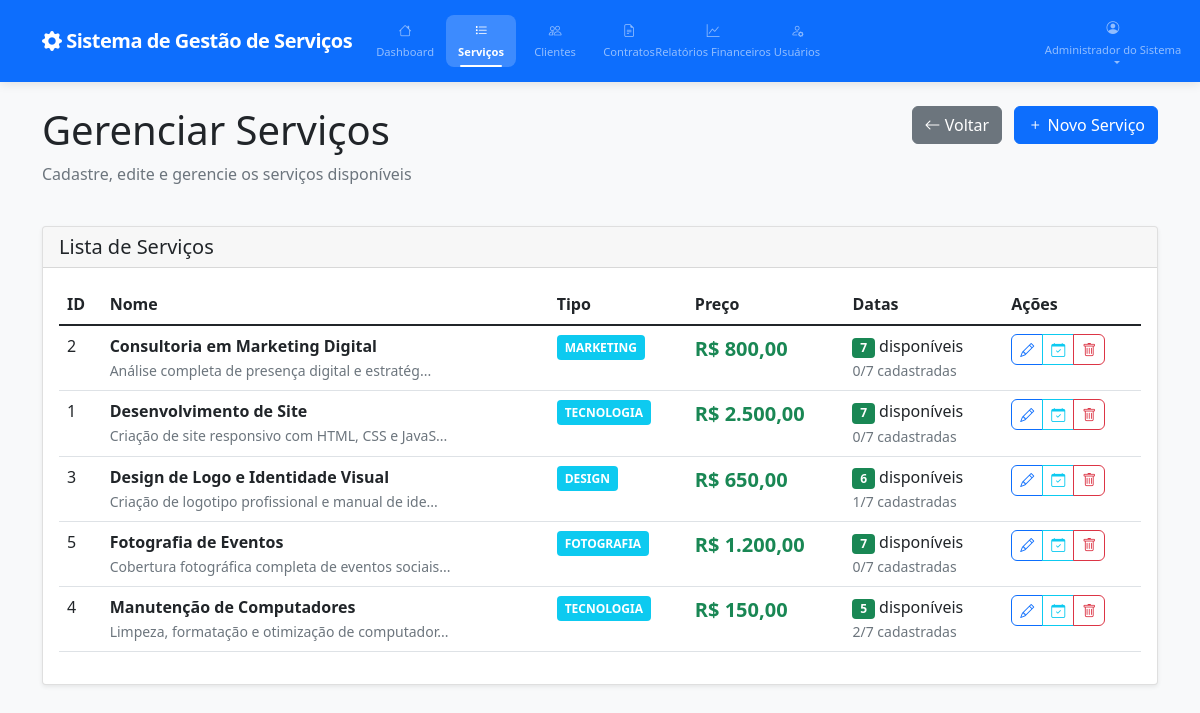
The page /admin/servicos/list.php (signed in) on the database its author committed.
### tables this page shows
CREATE TABLE `servicos` (
    `id` int(11) NOT NULL AUTO_INCREMENT,
    `nome` varchar(100) NOT NULL,
    `tipo` varchar(50) NOT NULL,
    `preco` decimal(10, 2) NOT NULL,
    `descricao` text DEFAULT NULL,
    `ativo` tinyint(1) DEFAULT 1 COMMENT 'Status do serviço',
    `created_at` timestamp DEFAULT CURRENT_TIMESTAMP,
    `updated_at` timestamp DEFAULT CURRENT_TIMESTAMP ON UPDATE CURRENT_TIMESTAMP,
    PRIMARY KEY (`id`)
);

### shared/config/auth.php (called while the page is built, shortened)
<?php
class Auth
{
    public static function getUser(): ?array
    {
        return $_SESSION['user'] ?? null;
    }
}

### shared/config/db.php (called while the page is built, shortened)
<?php
class Database
{
    private static $instance = null;
    private $connection;
    private $host = 'localhost';
    private $database = 'trabalho_web';
    private $username = 'root';
    private $password = '';
    private $charset = 'utf8mb4';
    private $socket = '/Applications/XAMPP/xamppfiles/var/mysql/mysql.sock';
    private function __construct()
    {
        $dsn = "mysql:host={$this->host};dbname={$this->database};charset={$this->charset};unix_socket={$this->socket}";
        $options = [
            PDO::ATTR_ERRMODE => PDO::ERRMODE_EXCEPTION,
            PDO::ATTR_DEFAULT_FETCH_MODE => PDO::FETCH_ASSOC,
            PDO::ATTR_EMULATE_PREPARES => false,
        ];
        try {
            $this->connection = new PDO($dsn, $this->username, $this->password, $options);
        } catch (PDOException $e) {
            error_log("Database connection failed: " . $e->getMessage());
            throw new PDOException("Database connection failed");
        }
    }
    public static function getInstance(): Database
    {
        if (self::$instance === null) {
            self::$instance = new self();
        }
        return self::$instance;
    }
    public function getConnection(): PDO
    {
        return $this->connection;
    }
}

### shared/dao/ServicoDAO.php (called while the page is built, shortened)
<?php
require_once __DIR__ . '/../config/db.php';
class ServicoDAO
{
    private $db;
    public function __construct()
    {
        $this->db = Database::getInstance()->getConnection();
    }
    public function findAll(): array
    {
        try {
            $stmt = $this->db->prepare("
                SELECT s.*, COUNT(dd.id) as total_datas,
                       SUM(CASE WHEN dd.disponivel = 1 THEN 1 ELSE 0 END) as datas_disponiveis
                FROM servicos s
                LEFT JOIN datas_disponiveis dd ON s.id = dd.servico_id
                GROUP BY s.id
                ORDER BY s.nome
            ");
            $stmt->execute();
            return $stmt->fetchAll();
        } catch (PDOException $e) {
            error_log("Error fetching all services: " . $e->getMessage());
            return [];
        }
    }
}

### shared/dao/DataDisponivelDAO.php (called while the page is built, shortened)
<?php
require_once __DIR__ . '/../config/db.php';
class DataDisponivelDAO
{
    private $db;
    public function __construct()
    {
        $this->db = Database::getInstance()->getConnection();
    }
    public function findAvailableByServiceId(int $serviceId): array
    {
        try {
            $stmt = $this->db->prepare("
                SELECT * FROM datas_disponiveis
                WHERE servico_id = ? AND disponivel = 1 AND data >= CURDATE()
                ORDER BY data
            ");
            $stmt->execute([$serviceId]);
            return $stmt->fetchAll();
        } catch (PDOException $e) {
            error_log("Error fetching available dates for service: " . $e->getMessage());
            return [];
        }
    }
}

### admin/servicos/list.php (the view, shortened to what this page needs)
<?php
require_once '../../shared/config/auth.php';
require_once '../../shared/dao/ServicoDAO.php';
require_once '../../shared/dao/DataDisponivelDAO.php';
$servicoDAO = new ServicoDAO();
$dataDAO = new DataDisponivelDAO();
$servicos = $servicoDAO->findAll();
$user = Auth::getUser();
?>
<!DOCTYPE html>
<html lang="pt-BR">
<head>
    <link href="https://cdn.jsdelivr.net/npm/bootstrap@5.1.3/dist/css/bootstrap.min.css" rel="stylesheet">
    <link href="https://cdn.jsdelivr.net/npm/bootstrap-icons@1.8.1/font/bootstrap-icons.css" rel="stylesheet">
    <link rel="stylesheet" href="../../shared/assets/css/style.css">
</head>
<body>
    <nav class="navbar navbar-expand-lg navbar-dark bg-primary">
        <div class="container">
            <a class="navbar-brand" href="../dashboard.php">
                <i class="bi bi-gear-fill"></i> Sistema de Gestão de Serviços
            </a>
            <div class="collapse navbar-collapse" id="navbarNav">
                <ul class="navbar-nav me-auto">
                    <li class="nav-item">
                        <a class="nav-link" href="../dashboard.php">
                            <i class="bi bi-house"></i> Dashboard
                        </a>
                    </li>
                    <li class="nav-item">
                        <a class="nav-link active" href="list.php">
                            <i class="bi bi-list-task"></i> Serviços
                        </a>
                    </li>
                    <li class="nav-item">
                        <a class="nav-link" href="../clientes/list.php">
                            <i class="bi bi-people"></i> Clientes
                        </a>
                    </li>
                    <li class="nav-item">
                        <a class="nav-link" href="../contratacao/listar.php">
                            <i class="bi bi-file-earmark-text"></i> Contratos
                        </a>
                    </li>
                    <li class="nav-item">
                        <a class="nav-link" href="../relatorios/financeiro.php">
                            <i class="bi bi-graph-up"></i> Relatórios Financeiros
                        </a>
                    </li>
                    <li class="nav-item">
                        <a class="nav-link" href="../usuarios/list.php">
                            <i class="bi bi-person-gear"></i> Usuários
                        </a>
                    </li>
                </ul>
                <ul class="navbar-nav">
                    <li class="nav-item dropdown">
                        <a class="nav-link dropdown-toggle" href="#" id="navbarDropdown" role="button" data-bs-toggle="dropdown">
                            <i class="bi bi-person-circle"></i> <?= htmlspecialchars($user['nome']) ?>
                        </a>
                    </li>
                </ul>
            </div>
        </div>
    </nav>
    <div class="container mt-4">
        <div class="row mb-4">
            <div class="col-md-6">
                <h1>Gerenciar Serviços</h1>
                <p class="text-muted">Cadastre, edite e gerencie os serviços disponíveis</p>
            </div>
            <div class="col-md-6 text-end">
                <a href="../dashboard.php" class="btn btn-secondary me-2">
                    <i class="bi bi-arrow-left"></i> Voltar
                </a>
                <a href="form.php" class="btn btn-primary">
                    <i class="bi bi-plus"></i> Novo Serviço
                </a>
            </div>
        </div>
        <div class="card">
            <div class="card-header">
                <h5 class="mb-0">Lista de Serviços</h5>
            </div>
            <div class="card-body">
                <?php if (empty($servicos)): ?>
                    <div class="text-center py-4">
                        <i class="bi bi-inbox" style="font-size: 3rem; color: #ccc;"></i>
                        <h5 class="mt-3">Nenhum serviço cadastrado</h5>
                        <p class="text-muted">Clique em "Novo Serviço" para começar</p>
                        <a href="form.php" class="btn btn-primary">
                            <i class="bi bi-plus"></i> Cadastrar Primeiro Serviço
                        </a>
                    </div>
                <?php else: ?>
                    <div class="table-responsive">
                        <table class="table table-hover">
                            <thead>
                                <tr>
                                    <th>ID</th>
                                    <th>Nome</th>
                                    <th>Tipo</th>
                                    <th>Preço</th>
                                    <th>Datas</th>
                                    <th>Ações</th>
                                </tr>
                            </thead>
                            <tbody>
                                <?php foreach ($servicos as $servico): ?>
                                    <tr>
                                        <td><?= $servico['id'] ?></td>
                                        <td>
                                            <strong><?= htmlspecialchars($servico['nome']) ?></strong>
                                            <br>
                                            <small class="text-muted"><?= htmlspecialchars(substr($servico['descricao'], 0, 50)) ?>...</small>
                                        </td>
                                        <td>
                                            <span class="service-type"><?= htmlspecialchars($servico['tipo']) ?></span>
                                        </td>
                                        <td>
                                            <span class="service-price">R$ <?= number_format($servico['preco'], 2, ',', '.') ?></span>
                                        </td>
                                        <td>
                                            <?php
                                            $datasDisponiveis = $dataDAO->findAvailableByServiceId($servico['id']);
                                            $disponiveisCount = count($datasDisponiveis);
                                            $usadasCount = 7 - $disponiveisCount;
                                            ?>
                                            <span class="badge bg-success"><?= $disponiveisCount ?></span> disponíveis
                                            <br>
                                            <small class="text-muted"><?= $usadasCount ?>/7 cadastradas</small>
                                        </td>
                                        <td>
                                            <div class="btn-group" role="group">
                                                <a href="form.php?id=<?= $servico['id'] ?>" class="btn btn-sm btn-outline-primary"
                                                    data-bs-toggle="tooltip" title="Editar">
                                                    <i class="bi bi-pencil"></i>
                                                </a>
                                                <a href="datas.php?id=<?= $servico['id'] ?>" class="btn btn-sm btn-outline-info"
                                                    data-bs-toggle="tooltip" title="Gerenciar Datas">
                                                    <i class="bi bi-calendar-check"></i>
                                                </a>
                                                <button type="button" class="btn btn-sm btn-outline-danger"
                                                    onclick="deleteService(<?= $servico['id'] ?>, '<?= htmlspecialchars($servico['nome']) ?>')"
                                                    data-bs-toggle="tooltip" title="Excluir">
                                                    <i class="bi bi-trash"></i>
                                                </button>
                                            </div>
                                        </td>
                                    </tr>
                                <?php endforeach; ?>
                            </tbody>
                        </table>
                    </div>
                <?php endif; ?>
            </div>
        </div>
    </div>
</body>
</html>

### shared/assets/css/style.css (style rules this page uses)
:root { --primary-color: #0d6efd; --secondary-color: #6c757d; --success-color: #198754; --danger-color: #dc3545; --warning-color: #ffc107; --info-color: #0dcaf0; --light-color: #f8f9fa; --dark-color: #212529; }
body { font-family: 'Segoe UI', Tahoma, Geneva, Verdana, sans-serif; background-color: var(--light-color); }
.navbar { box-shadow: 0 2px 10px rgba(0, 0, 0, 0.1); padding: 0.75rem 0; }
.navbar-brand { font-weight: 700; font-size: 1.25rem; letter-spacing: -0.5px; padding: 0.5rem 0; }
.navbar-nav { align-items: center; gap: 0.25rem; flex-wrap: nowrap; }
.navbar-nav .nav-item { margin: 0; flex-shrink: 0; }
.navbar-nav .nav-link { font-size: 0.75rem; font-weight: 500; padding: 0.5rem 0.6rem; border-radius: 0.5rem; transition: all 0.3s ease; text-align: center; min-width: 80px; max-width: 100px; display: flex; flex-direction: column; align-items: center; gap: 0.15rem; white-space: nowrap; }
.navbar-nav .nav-link i { font-size: 0.9rem; margin-bottom: 0.1rem; transition: transform 0.3s ease; }
.navbar-nav .nav-link.active { background-color: rgba(255, 255, 255, 0.2); font-weight: 600; position: relative; }
.navbar-nav .nav-link.active::after { content: ''; position: absolute; bottom: 0; left: 50%; transform: translateX(-50%); width: 60%; height: 2px; background-color: #fff; border-radius: 1px; }
.navbar-nav:last-child { margin-left: auto; }
.navbar-nav .dropdown-toggle::after { margin-left: 0.5rem; transition: transform 0.3s ease; }
@media (max-width: 1200px) { .navbar-nav .nav-link { min-width: 70px; max-width: 90px; font-size: 0.7rem; padding: 0.4rem 0.5rem; } }
@media (max-width: 1200px) { .navbar-nav .nav-link i { font-size: 0.8rem; } }
.navbar-brand { font-weight: bold; }
.card { box-shadow: 0 0.125rem 0.25rem rgba(0, 0, 0, 0.075); border: 1px solid rgba(0, 0, 0, 0.125); }
.btn { border-radius: 0.375rem; }
.table { background-color: white; }
.service-price { font-size: 1.25rem; font-weight: bold; color: var(--success-color); }
.service-type { background-color: var(--info-color); color: white; padding: 0.25rem 0.5rem; border-radius: 0.25rem; font-size: 0.75rem; font-weight: bold; text-transform: uppercase; }

### rows shown on the page
servicos: id "2", nome "Consultoria em Marketing Digital", descricao "Análise completa de presença digital e estratég", tipo "MARKETING", preco "800,00", disponiveisCount "7", usadasCount "0"
servicos: id "1", nome "Desenvolvimento de Site", descricao "Criação de site responsivo com HTML, CSS e JavaS", tipo "TECNOLOGIA", preco "2.500,00", disponiveisCount "7", usadasCount "0"
servicos: id "3", nome "Design de Logo e Identidade Visual", descricao "Criação de logotipo profissional e manual de ide", tipo "DESIGN", preco "650,00", disponiveisCount "6", usadasCount "1"
servicos: id "5", nome "Fotografia de Eventos", descricao "Cobertura fotográfica completa de eventos sociais", tipo "FOTOGRAFIA", preco "1.200,00", disponiveisCount "7", usadasCount "0"
servicos: id "4", nome "Manutenção de Computadores", descricao "Limpeza, formatação e otimização de computador", tipo "TECNOLOGIA", preco "150,00", disponiveisCount "5", usadasCount "2"

### other values the page prints
$user['nome'] "Administrador do Sistema"
